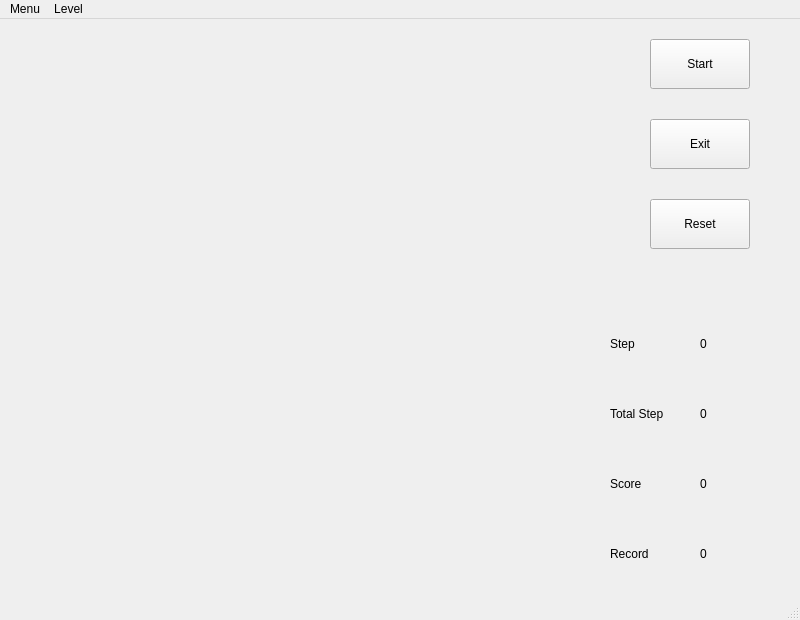
<?xml version="1.0" encoding="UTF-8"?>
<ui version="4.0">
 <class>MainWindow</class>
 <widget class="QMainWindow" name="MainWindow">
  <property name="geometry">
   <rect>
    <x>0</x>
    <y>0</y>
    <width>800</width>
    <height>620</height>
   </rect>
  </property>
  <property name="windowTitle">
   <string>MainWindow</string>
  </property>
  <widget class="QWidget" name="centralWidget">
   <widget class="QPushButton" name="StartButton">
    <property name="geometry">
     <rect>
      <x>650</x>
      <y>20</y>
      <width>100</width>
      <height>50</height>
     </rect>
    </property>
    <property name="text">
     <string>Start</string>
    </property>
   </widget>
   <widget class="QLabel" name="labelStep">
    <property name="geometry">
     <rect>
      <x>700</x>
      <y>300</y>
      <width>80</width>
      <height>50</height>
     </rect>
    </property>
    <property name="text">
     <string>0</string>
    </property>
   </widget>
   <widget class="QLabel" name="labelText1">
    <property name="geometry">
     <rect>
      <x>610</x>
      <y>300</y>
      <width>80</width>
      <height>50</height>
     </rect>
    </property>
    <property name="text">
     <string>Step</string>
    </property>
   </widget>
   <widget class="QPushButton" name="ExitButton">
    <property name="geometry">
     <rect>
      <x>650</x>
      <y>100</y>
      <width>100</width>
      <height>50</height>
     </rect>
    </property>
    <property name="text">
     <string>Exit</string>
    </property>
   </widget>
   <widget class="QPushButton" name="ResetButton">
    <property name="geometry">
     <rect>
      <x>650</x>
      <y>180</y>
      <width>100</width>
      <height>50</height>
     </rect>
    </property>
    <property name="text">
     <string>Reset</string>
    </property>
   </widget>
   <widget class="QLabel" name="labelText2">
    <property name="geometry">
     <rect>
      <x>610</x>
      <y>370</y>
      <width>80</width>
      <height>50</height>
     </rect>
    </property>
    <property name="text">
     <string>Total Step</string>
    </property>
   </widget>
   <widget class="QLabel" name="labelTStep">
    <property name="geometry">
     <rect>
      <x>700</x>
      <y>370</y>
      <width>80</width>
      <height>50</height>
     </rect>
    </property>
    <property name="text">
     <string>0</string>
    </property>
   </widget>
   <widget class="QLabel" name="labelText3">
    <property name="geometry">
     <rect>
      <x>610</x>
      <y>440</y>
      <width>80</width>
      <height>50</height>
     </rect>
    </property>
    <property name="text">
     <string>Score</string>
    </property>
   </widget>
   <widget class="QLabel" name="labelTStep_2">
    <property name="geometry">
     <rect>
      <x>810</x>
      <y>400</y>
      <width>80</width>
      <height>50</height>
     </rect>
    </property>
    <property name="text">
     <string>0</string>
    </property>
   </widget>
   <widget class="QLabel" name="labelScore">
    <property name="geometry">
     <rect>
      <x>700</x>
      <y>440</y>
      <width>80</width>
      <height>50</height>
     </rect>
    </property>
    <property name="text">
     <string>0</string>
    </property>
   </widget>
   <widget class="QLabel" name="labelText4">
    <property name="geometry">
     <rect>
      <x>610</x>
      <y>510</y>
      <width>80</width>
      <height>50</height>
     </rect>
    </property>
    <property name="text">
     <string>Record</string>
    </property>
   </widget>
   <widget class="QLabel" name="labelRecord">
    <property name="geometry">
     <rect>
      <x>700</x>
      <y>510</y>
      <width>80</width>
      <height>50</height>
     </rect>
    </property>
    <property name="text">
     <string>0</string>
    </property>
   </widget>
  </widget>
  <widget class="QMenuBar" name="menuBar">
   <property name="geometry">
    <rect>
     <x>0</x>
     <y>0</y>
     <width>800</width>
     <height>28</height>
    </rect>
   </property>
   <widget class="QMenu" name="menuMenu">
    <property name="title">
     <string>Menu</string>
    </property>
    <addaction name="actionStart"/>
    <addaction name="actionExit"/>
    <addaction name="actionReset"/>
    <addaction name="separator"/>
    <addaction name="actionLoad"/>
    <addaction name="actionSave"/>
   </widget>
   <widget class="QMenu" name="menuLV">
    <property name="title">
     <string>Level</string>
    </property>
    <addaction name="actionSelect"/>
    <addaction name="separator"/>
    <addaction name="actionLV1"/>
    <addaction name="actionLV2"/>
    <addaction name="actionLV3"/>
    <addaction name="actionLV4"/>
    <addaction name="actionLV5"/>
   </widget>
   <addaction name="menuMenu"/>
   <addaction name="menuLV"/>
  </widget>
  <widget class="QStatusBar" name="statusBar"/>
  <action name="actionStart">
   <property name="text">
    <string>Start</string>
   </property>
  </action>
  <action name="actionExit">
   <property name="text">
    <string>Exit</string>
   </property>
  </action>
  <action name="actionLevel1">
   <property name="text">
    <string>Level1</string>
   </property>
  </action>
  <action name="actionLevel2">
   <property name="text">
    <string>Level2</string>
   </property>
  </action>
  <action name="actionLevel3">
   <property name="text">
    <string>Level3</string>
   </property>
  </action>
  <action name="actionLevel4">
   <property name="text">
    <string>Level4</string>
   </property>
  </action>
  <action name="actionLevel5">
   <property name="text">
    <string>Level5</string>
   </property>
  </action>
  <action name="actionSelect">
   <property name="text">
    <string>Select</string>
   </property>
  </action>
  <action name="actionLV1">
   <property name="text">
    <string>Level1</string>
   </property>
  </action>
  <action name="actionLV2">
   <property name="text">
    <string>Level2</string>
   </property>
  </action>
  <action name="actionLV3">
   <property name="text">
    <string>Level3</string>
   </property>
  </action>
  <action name="actionLV4">
   <property name="text">
    <string>Level4</string>
   </property>
  </action>
  <action name="actionLV5">
   <property name="text">
    <string>Level5</string>
   </property>
  </action>
  <action name="actionLoad">
   <property name="text">
    <string>Load</string>
   </property>
  </action>
  <action name="actionSave">
   <property name="text">
    <string>Save</string>
   </property>
  </action>
  <action name="actionReset">
   <property name="text">
    <string>Reset</string>
   </property>
  </action>
 </widget>
 <layoutdefault spacing="6" margin="11"/>
 <resources/>
 <connections/>
</ui>
